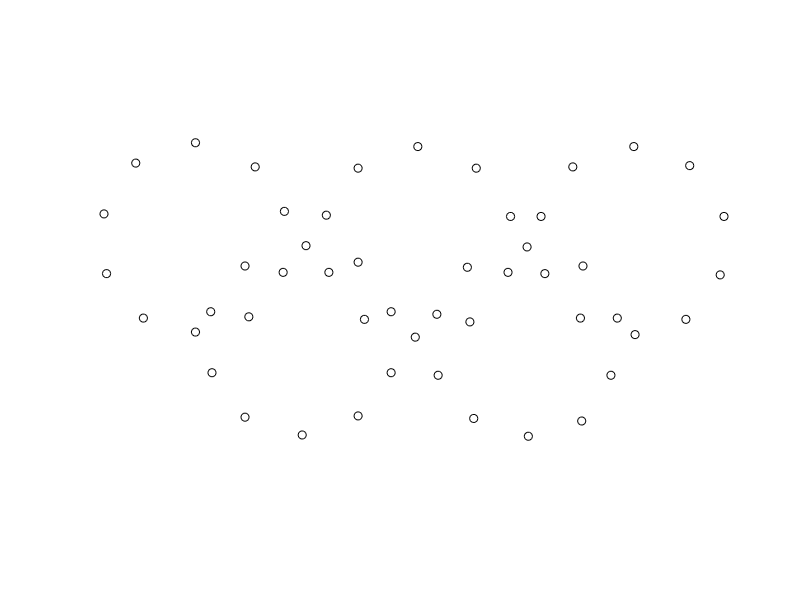
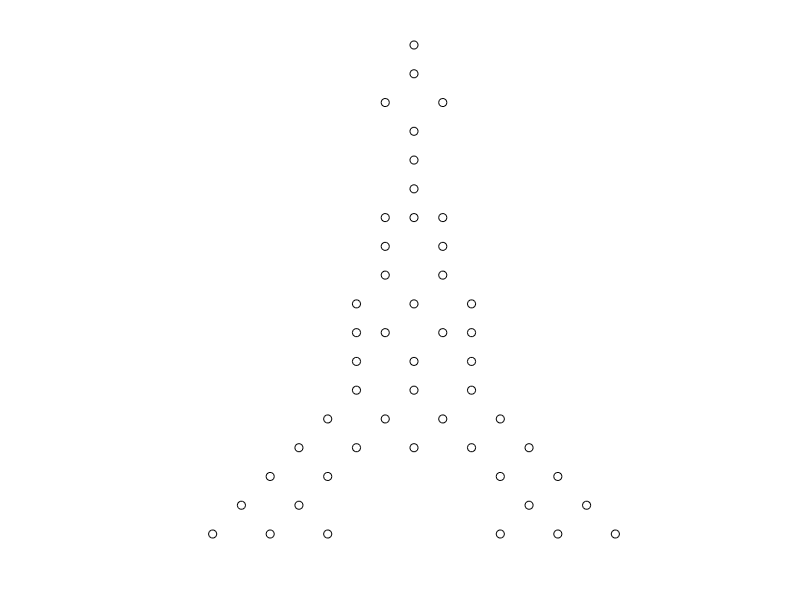

The MATLAB source for these figures, in order:
pic1 = load('olympic_rings.txt');

% pic1(:,2) = -pic1(:,2);
% dl = [0, 6];
% pic1 = dl + pic1;
figure;
plot(pic1(:,1), pic1(:,2), 'ok');
axis equal;
axis off;
% save('C:\GoogleDrive\SatelliteFormationFlying\olympic_rings', 'pic1');

pic2 = load('eiffel_tower.txt');
figure;
plot(pic2(:,1), pic2(:,2), 'ok');
axis equal;
axis off;
